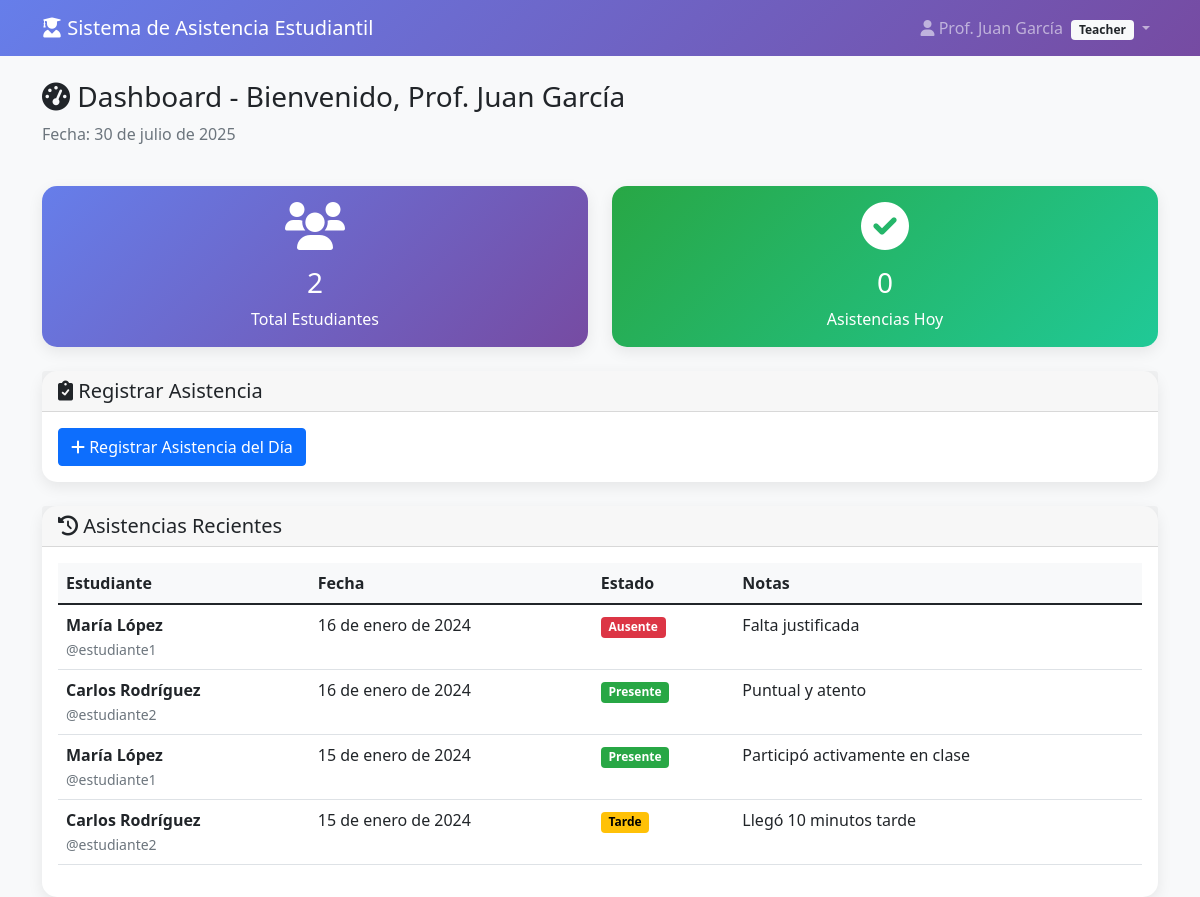
The app's page /php/dashboard.php (signed in), older data.
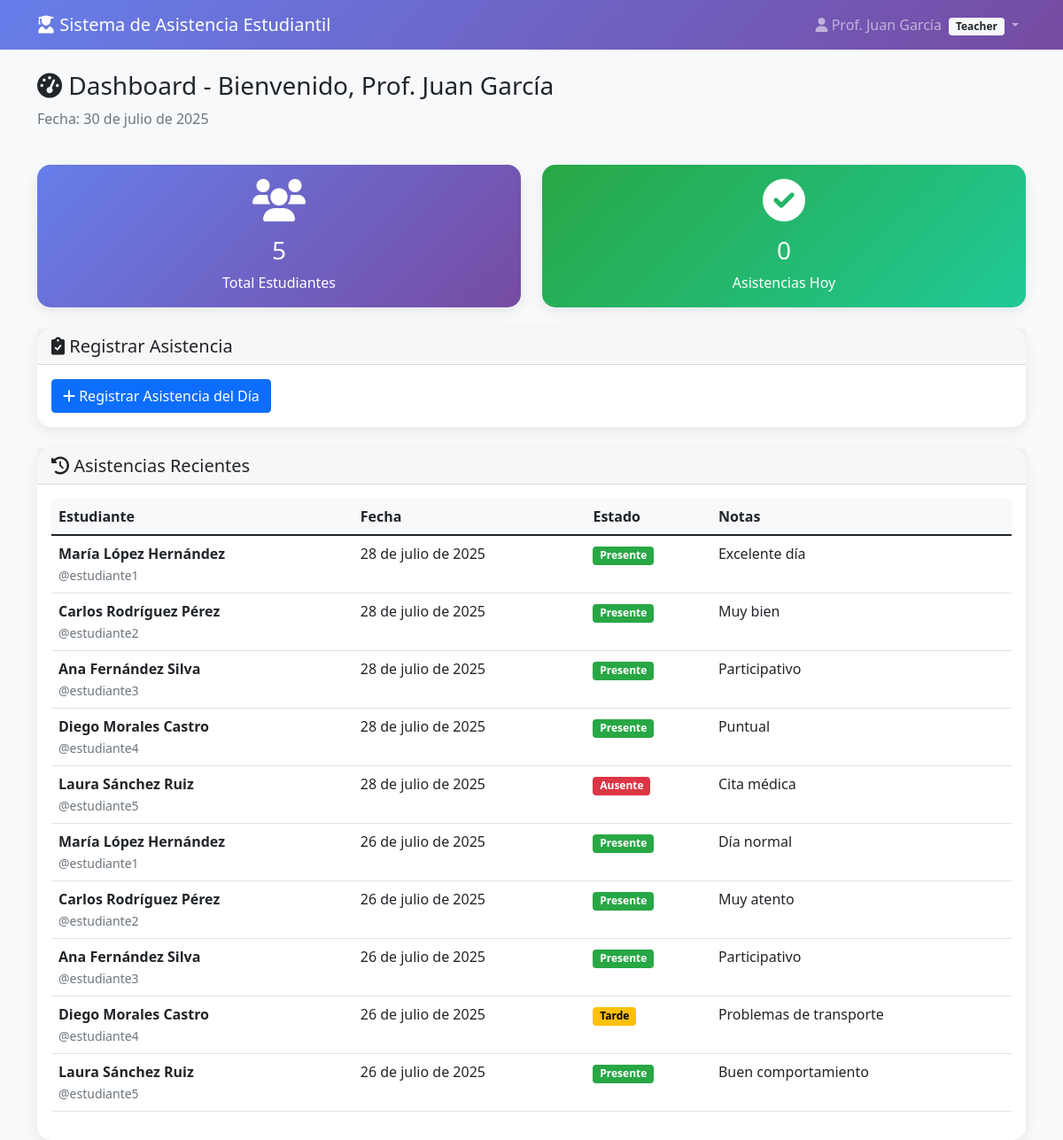
The same page, newer data.
### tables this page shows
CREATE TABLE attendance (
    id INT AUTO_INCREMENT PRIMARY KEY,
    student_id INT NOT NULL,
    teacher_id INT NOT NULL,
    date DATE NOT NULL,
    status ENUM('present', 'absent', 'late') DEFAULT 'present',
    notes TEXT,
    created_at TIMESTAMP DEFAULT CURRENT_TIMESTAMP,
    updated_at TIMESTAMP DEFAULT CURRENT_TIMESTAMP ON UPDATE CURRENT_TIMESTAMP,
    FOREIGN KEY (student_id) REFERENCES users(id) ON DELETE CASCADE,
    FOREIGN KEY (teacher_id) REFERENCES users(id) ON DELETE CASCADE,
    UNIQUE KEY unique_student_date (student_id, date),
    INDEX idx_date (date),
    INDEX idx_student_id (student_id),
    INDEX idx_teacher_id (teacher_id),
    INDEX idx_status (status)
);

CREATE TABLE users (
    id INT AUTO_INCREMENT PRIMARY KEY,
    username VARCHAR(50) UNIQUE NOT NULL,
    password VARCHAR(255) NOT NULL,
    role ENUM('teacher', 'student') NOT NULL,
    full_name VARCHAR(100) NOT NULL,
    email VARCHAR(100),
    created_at TIMESTAMP DEFAULT CURRENT_TIMESTAMP,
    updated_at TIMESTAMP DEFAULT CURRENT_TIMESTAMP ON UPDATE CURRENT_TIMESTAMP,
    is_active BOOLEAN DEFAULT TRUE,
    INDEX idx_username (username),
    INDEX idx_role (role)
);

### php/db_connect.php (called while the page is built, shortened)
<?php
require_once 'config.php';
class DatabaseConnection {
    private static $instance = null;
    private $connection;
    private $host;
    private $username;
    private $password;
    private $database;
    private function __construct() {
        $this->host = DB_HOST;
        $this->username = DB_USERNAME;
        $this->password = DB_PASSWORD;
        $this->database = DB_NAME;
    }
    public static function getInstance() {
        if (self::$instance === null) {
            self::$instance = new self();
        }
        return self::$instance;
    }
    private function connect() {
        try {
            $this->connection = new mysqli($this->host, $this->username, $this->password, $this->database);
            $this->connection->query("SET sql_mode = 'STRICT_TRANS_TABLES,ERROR_FOR_DIVISION_BY_ZERO,NO_AUTO_CREATE_USER,NO_ENGINE_SUBSTITUTION'");
            $this->connection->query("SET time_zone = '" . date('P') . "'");
        } catch (Exception $e) {
            logError("Error fatal de conexión: " . $e->getMessage(), 'CRITICAL');
            if (!defined('DEBUG_MODE') || !DEBUG_MODE) {
                die('Error de conexión a la base de datos. Contacte al administrador.');
            } else {
                die('Error de conexión: ' . $e->getMessage());
            }
        }
    }
    public function getConnection() {
        return $this->connection;
    }
    public function prepare($query) {
        $stmt = $this->getConnection()->prepare($query);
        return $stmt;
    }
}
class QueryBuilder {
    private $db;
    public function __construct() {
        $this->db = DatabaseConnection::getInstance();
    }
    public function execute($query, $params = [], $types = '') {
        try {
            $stmt = $this->db->prepare($query);
            if (!empty($params)) {
                $stmt->bind_param($types, ...$params);
            }
            if (!$stmt->execute()) {
                throw new Exception("Error ejecutando consulta: " . $stmt->error);
            }
            return $stmt;
        } catch (Exception $e) {
            logError("Error en QueryBuilder::execute - " . $e->getMessage() . " | Query: " . $query, 'ERROR');
            throw $e;
        }
    }
    public function fetchOne($query, $params = [], $types = '') {
        $stmt = $this->execute($query, $params, $types);
        $result = $stmt->get_result();
        return $result->fetch_assoc();
    }
    public function fetchAll($query, $params = [], $types = '') {
        $stmt = $this->execute($query, $params, $types);
        $result = $stmt->get_result();
        return $result->fetch_all(MYSQLI_ASSOC);
    }
}
$query = new QueryBuilder();
function fetchOne($sql, $params = [], $types = '') {
    global $query;
    return $query->fetchOne($sql, $params, $types);
}
function fetchAll($sql, $params = [], $types = '') {
    global $query;
    return $query->fetchAll($sql, $params, $types);
}
?>

### php/config.php (called while the page is built, shortened)
<?php
function isLoggedIn() {
    return true;
}
function isTeacher() {
    return isLoggedIn() && isset($_SESSION['role']) && $_SESSION['role'] === 'teacher';
}
function escape($data) {
    return htmlspecialchars($data ?? '', ENT_QUOTES, 'UTF-8');
}
function formatDate($date) {
    $meses = [
        1 => 'enero', 2 => 'febrero', 3 => 'marzo', 4 => 'abril',
        5 => 'mayo', 6 => 'junio', 7 => 'julio', 8 => 'agosto',
        9 => 'septiembre', 10 => 'octubre', 11 => 'noviembre', 12 => 'diciembre'
    ];
    $timestamp = strtotime($date);
    $dia = date('d', $timestamp);
    $mes = $meses[(int)date('n', $timestamp)];
    $año = date('Y', $timestamp);
    return "$dia de $mes de $año";
}
?>

### php/dashboard.php (the view, shortened to what the changed rows need)
<?php
require_once 'config.php';
require_once 'db_connect.php';
$current_user = fetchOne(
    "SELECT * FROM users WHERE id = ?",
    [$_SESSION['user_id']],
    'i'
);
$stats = [];
if (isTeacher()) {
    $stats['total_students'] = fetchOne("SELECT COUNT(*) as count FROM users WHERE role = 'student'")['count'];
    $stats['today_attendance'] = fetchOne(
        "SELECT COUNT(*) as count FROM attendance WHERE date = CURDATE() AND teacher_id = ?",
        [$_SESSION['user_id']],
        'i'
    )['count'];
    $recent_attendance = fetchAll(
        "SELECT a.*, s.full_name as student_name, s.username as student_username
         FROM attendance a
         JOIN users s ON a.student_id = s.id
         WHERE a.teacher_id = ?
         ORDER BY a.date DESC, a.created_at DESC
         LIMIT 10",
        [$_SESSION['user_id']],
        'i'
    );
}
?>
<!DOCTYPE html>
<html lang="es">
<head>
    <link href="https://cdn.jsdelivr.net/npm/bootstrap@5.1.3/dist/css/bootstrap.min.css" rel="stylesheet">
    <link href="https://cdnjs.cloudflare.com/ajax/libs/font-awesome/6.0.0/css/all.min.css" rel="stylesheet">
</head>
<body>
    <div class="container mt-4">
        <div class="row mb-4">
            <div class="col-12">
                <h1 class="h3">
                    <i class="fas fa-tachometer-alt"></i>
                    Dashboard - Bienvenido, <?php echo escape($current_user['full_name']); ?>
                </h1>
            </div>
        </div>
        <?php if (isTeacher()): ?>
            <div class="row mb-4">
                <div class="col-md-6">
                    <div class="card stat-card">
                        <div class="card-body text-center">
                            <i class="fas fa-users fa-3x mb-3"></i>
                            <h3><?php echo $stats['total_students']; ?></h3>
                            <p class="mb-0">Total Estudiantes</p>
                        </div>
                    </div>
                </div>
                <div class="col-md-6">
                    <div class="card stat-card success">
                        <div class="card-body text-center">
                            <i class="fas fa-check-circle fa-3x mb-3"></i>
                            <h3><?php echo $stats['today_attendance']; ?></h3>
                            <p class="mb-0">Asistencias Hoy</p>
                        </div>
                    </div>
                </div>
            </div>
            <div class="row mb-4">
                <div class="col-12">
                    <div class="card">
                        <div class="card-header">
                            <h5 class="mb-0">
                                <i class="fas fa-clipboard-check"></i>
                                Registrar Asistencia
                            </h5>
                        </div>
                        <div class="card-body">
                            <a href="register_attendance.php" class="btn btn-primary">
                                <i class="fas fa-plus"></i>
                                Registrar Asistencia del Día
                            </a>
                        </div>
                    </div>
                </div>
            </div>
            <div class="row">
                <div class="col-12">
                    <div class="card">
                        <div class="card-header">
                            <h5 class="mb-0">
                                <i class="fas fa-history"></i>
                                Asistencias Recientes
                            </h5>
                        </div>
                        <div class="card-body">
                            <?php if (empty($recent_attendance)): ?>
                                <p class="text-muted text-center">No hay registros de asistencia.</p>
                            <?php else: ?>
                                <div class="table-responsive">
                                    <table class="table table-hover">
                                        <thead>
                                            <tr>
                                                <th>Estudiante</th>
                                                <th>Fecha</th>
                                                <th>Estado</th>
                                                <th>Notas</th>
                                            </tr>
                                        </thead>
                                        <tbody>
                                            <?php foreach ($recent_attendance as $record): ?>
                                                <tr>
                                                    <td>
                                                        <strong><?php echo escape($record['student_name']); ?></strong><br>
                                                        <small class="text-muted">@<?php echo escape($record['student_username']); ?></small>
                                                    </td>
                                                    <td><?php echo formatDate($record['date']); ?></td>
                                                    <td>
                                                        <span class="badge badge-<?php echo $record['status']; ?>">
                                                            <?php
                                                            $status_labels = [
                                                                'present' => 'Presente',
                                                                'absent' => 'Ausente',
                                                                'late' => 'Tarde'
                                                            ];
                                                            echo $status_labels[$record['status']];
                                                            ?>
                                                        </span>
                                                    </td>
                                                    <td><?php echo escape($record['notes']); ?></td>
                                                </tr>
                                            <?php endforeach; ?>
                                        </tbody>
                                    </table>
                                </div>
                            <?php endif; ?>
                        </div>
                    </div>
                </div>
            </div>
        <?php endif; ?>
    </div>
</body>
</html>

Row changes from the older to the newer data that the page shows:
no longer on this page (row edited): attendance: student.full_name "María López", student.username "estudiante1", date "16 de enero de 2024", status "Ausente", notes "Falta justificada"
no longer on this page (row edited): attendance: student.full_name "Carlos Rodríguez", student.username "estudiante2", date "16 de enero de 2024", status "Presente", notes "Puntual y atento"
no longer on this page (row edited): attendance: student.full_name "María López", student.username "estudiante1", date "15 de enero de 2024", status "Presente", notes "Participó activamente en clase"
no longer on this page (row edited): attendance: student.full_name "Carlos Rodríguez", student.username "estudiante2", date "15 de enero de 2024", status "Tarde", notes "Llegó 10 minutos tarde"
added attendance: student.full_name "María López Hernández", student.username "estudiante1", date "28 de julio de 2025", status "Presente", notes "Excelente día"
added attendance: student.full_name "Carlos Rodríguez Pérez", student.username "estudiante2", date "28 de julio de 2025", status "Presente", notes "Muy bien"
added attendance: student.full_name "Ana Fernández Silva", student.username "estudiante3", date "28 de julio de 2025", status "Presente", notes "Participativo"
added attendance: student.full_name "Diego Morales Castro", student.username "estudiante4", date "28 de julio de 2025", status "Presente", notes "Puntual"
added attendance: student.full_name "Laura Sánchez Ruiz", student.username "estudiante5", date "28 de julio de 2025", status "Ausente", notes "Cita médica"
added attendance: student.full_name "María López Hernández", student.username "estudiante1", date "26 de julio de 2025", status "Presente", notes "Día normal"
added attendance: student.full_name "Carlos Rodríguez Pérez", student.username "estudiante2", date "26 de julio de 2025", status "Presente", notes "Muy atento"
added attendance: student.full_name "Ana Fernández Silva", student.username "estudiante3", date "26 de julio de 2025", status "Presente", notes "Participativo"
added attendance: student.full_name "Diego Morales Castro", student.username "estudiante4", date "26 de julio de 2025", status "Tarde", notes "Problemas de transporte"
added attendance: student.full_name "Laura Sánchez Ruiz", student.username "estudiante5", date "26 de julio de 2025", status "Presente", notes "Buen comportamiento"
Text that changed along with them:
$stats['total_students']: "2" → "5"
